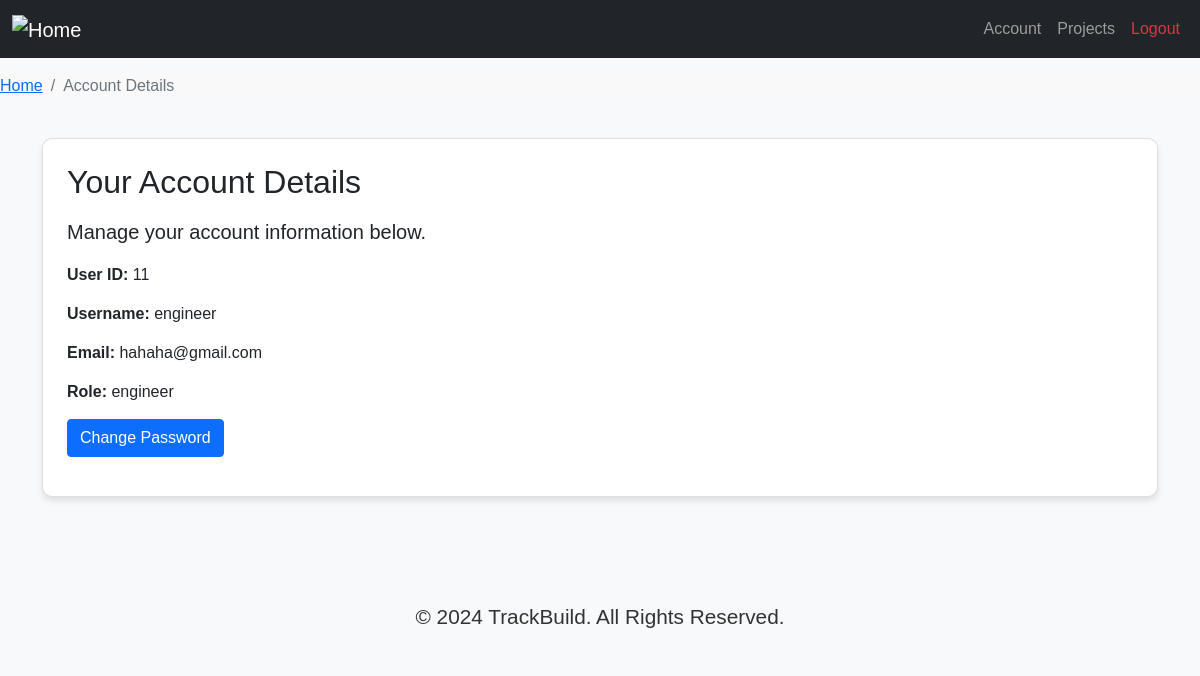
The page /views/account/account_details.php (signed in) on the database its author committed.
### tables this page shows
CREATE TABLE `users` (
  `id` int(11) NOT NULL,
  `username` varchar(50) NOT NULL,
  `email` varchar(100) NOT NULL,
  `password` varchar(255) NOT NULL,
  `created_at` timestamp NOT NULL DEFAULT current_timestamp(),
  `role_name` enum('engineer','client') DEFAULT 'client'
);

### views/account/account_details.php (the view, shortened to what this page needs)
<?php
require_once '../../config/db.php';
$user_id = $_SESSION['user_id'];
try {
    $stmt = $conn->prepare("SELECT id, username, email, role_name FROM users WHERE id = :id");
    $stmt->bindParam(':id', $user_id, PDO::PARAM_INT);
    $stmt->execute();
    $user = $stmt->fetch(PDO::FETCH_ASSOC);
} catch (Exception $e) {
    die("Error fetching user details: " . $e->getMessage());
}
?>
<!DOCTYPE html>
<html lang="en">
<head>
    <link href="https://cdn.jsdelivr.net/npm/bootstrap@5.1.3/dist/css/bootstrap.min.css" rel="stylesheet">
</head>
<body>
<nav class="navbar navbar-expand-lg navbar-dark bg-dark">
    <div class="container-fluid">
        <a class="navbar-brand" href="../engineer_dashboard.php">
            <img src="../../assets/home-icon.png" alt="Home" class="home-icon">
        </a>
        <div class="collapse navbar-collapse" id="navbarNav">
            <ul class="navbar-nav ms-auto">
                <li class="nav-item">
                    <a class="nav-link" href="../account/account_details.php">Account</a>
                </li>
                <li class="nav-item">
                    <a class="nav-link" href="../projects/engineer_project_list.php">Projects</a>
                </li>
                <li class="nav-item">
                    <a class="nav-link text-danger" href="../../logout.php">Logout</a>
                </li>
            </ul>
        </div>
    </div>
</nav>
<nav aria-label="breadcrumb" class="mt-3">
    <ol class="breadcrumb">
        <li class="breadcrumb-item"><a href="../engineer_dashboard.php">Home</a></li>
        <li class="breadcrumb-item active" aria-current="page">Account Details</li>
    </ol>
</nav>
<div class="container">
    <div class="card p-4">
        <h2 class="mb-3">Your Account Details</h2>
        <p class="lead">Manage your account information below.</p>
        <div class="info-group">
            <span><strong>User ID:</strong> <?php echo htmlspecialchars($user['id']); ?></span>
        </div>
        <div class="info-group">
            <span><strong>Username:</strong> <?php echo htmlspecialchars($user['username']); ?></span>
        </div>
        <div class="info-group">
            <span><strong>Email:</strong> <?php echo htmlspecialchars($user['email']); ?></span>
        </div>
        <div class="info-group">
            <span><strong>Role:</strong> <?php echo htmlspecialchars($user['role_name']); ?></span>
        </div>
        <div class="info-group">
            <a href="change_password.php" class="btn btn-primary">Change Password</a>
        </div>
    </div>
</div>
<?php include('../../includes/footer.php'); ?>
</body>
</html>

### views/account/account_details.php (style rules this page uses)
body { font-family: Arial, sans-serif; background-color: #f8f9fa; margin: 0; padding: 0; }
.container { margin-top: 40px; }
.card { border-radius: 10px; box-shadow: 0 4px 6px rgba(0, 0, 0, 0.1); }
.breadcrumb { background-color: #f9f9f9; border-radius: 5px; }
.info-group { display: flex; align-items: center; justify-content: space-between; margin-bottom: 15px; }
.navbar-brand img { width: 40px; height: 40px; }
@media (min-width: 768px) { .navbar-nav .nav-link { font-size: 1rem; } }
@media (min-width: 768px) { .card { padding: 30px; } }
@media (min-width: 768px) { .breadcrumb { font-size: 1rem; } }

### rows shown on the page
users: id "11", username "engineer", email "hahaha@gmail.com", role_name "engineer"
